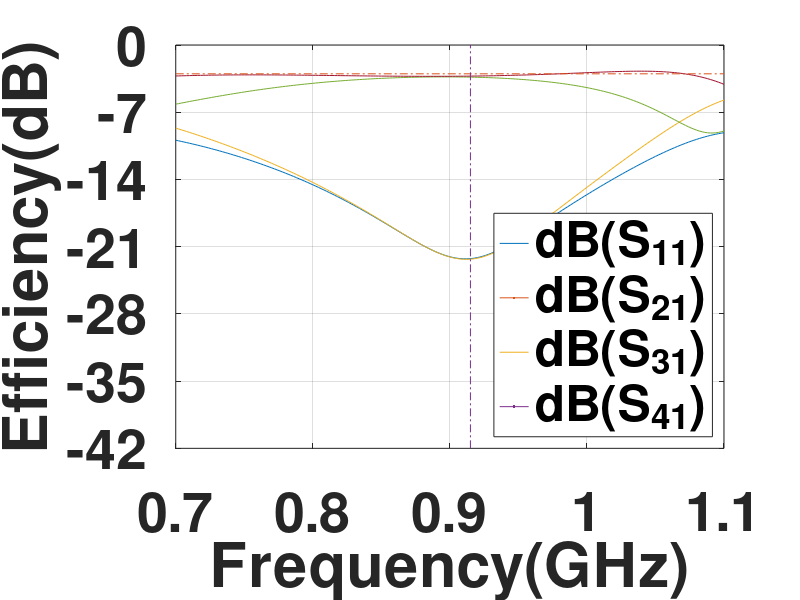
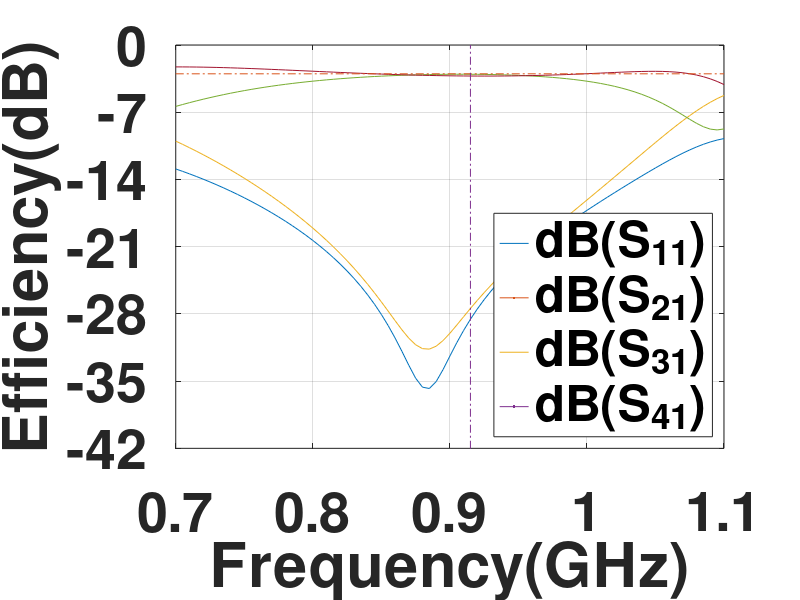

Write MATLAB code to recreate these figures, in order.
clear
clc
close all
fig=figure;
set(fig, 'DefaultAxesFontSize', 25);
set(fig, 'DefaultAxesFontWeight', 'bold');
set(fig,'PaperSize',[5*3 4*3]);

phasedata=importdata("FR4_S.csv");
freq=phasedata.data(:,1);
S1=phasedata.data(:,2);
S2=phasedata.data(:,3);
S3=phasedata.data(:,4);
S4=phasedata.data(:,5);
plot(freq,S1,LineWidth=5);hold on;
plot(freq,S2,LineWidth=5);hold on;
plot(freq,S3,LineWidth=5);hold on;
plot(freq,S4,LineWidth=5);hold on;
plot([0.7 1.1],[-3 -3],'-.',LineWidth=3);hold on;
plot([0.915 0.915],[-42 -0],'-.',LineWidth=3);grid on;
xlabel("Frequency(GHz)");ylabel("Efficiency(dB)");
set(gca,'FontSize',40);yticks([-42:7:0]);
axis([0.7 1.1 -42 0]);
legend("dB(S_{11})","dB(S_{21})","dB(S_{31})","dB(S_{41})",'Location','southeast');
set(gcf, 'WindowStyle', 'normal', 'Position', [0, 0, 720*2, 480*2]);
saveas(gcf, ['FR4_S.pdf']);

%%
fig=figure;
set(fig,'PaperSize',[5*3 4*3]);
set(fig, 'DefaultAxesFontSize', 25);

set(fig, 'DefaultAxesFontWeight', 'bold');
phasedata=importdata("Rogers_S.csv");
freq=phasedata.data(:,1);
S1=phasedata.data(:,2);
S2=phasedata.data(:,3);
S3=phasedata.data(:,4);
S4=phasedata.data(:,5);
plot(freq,S1,LineWidth=5);hold on;
plot(freq,S2,LineWidth=5);hold on;
plot(freq,S3,LineWidth=5);hold on;
plot(freq,S4,LineWidth=5);hold on;
plot([0.7 1.1],[-3 -3],'-.',LineWidth=3);hold on;
plot([0.915 0.915],[-50 -0],'-.',LineWidth=3);grid on;
xlabel("Frequency(GHz)");ylabel("Efficiency(dB)");yticks([-42:7:0]);
axis([0.7 1.1 -42 0]);
set(gca,'FontSize',40);
legend("dB(S_{11})","dB(S_{21})","dB(S_{31})","dB(S_{41})",'Location','southeast');
set(gcf, 'WindowStyle', 'normal', 'Position', [0, 0, 720*2, 480*2]);
saveas(gcf, ['Rogers_S.pdf']);